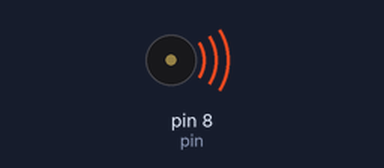
Recording of a sketch running on a simulated Arduino Uno, built with avr-gcc and run on an emulated ATmega328P. Parts: buzzer (waves = sounding).

Above: at 0.02 s.
At 2.88 s:
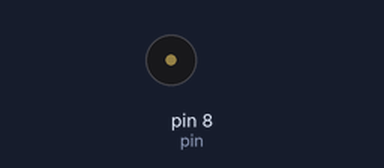
Timing chart, 0 to 3.2 s (numbered marks = the images above):
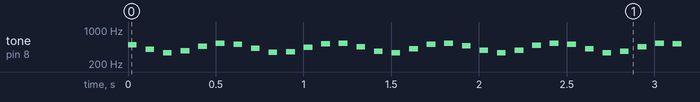

Measured:
- by itself, tone on pin 8 (pin): plays 494 Hz for 0.05 s, 398 Hz for 0.05 s, 341 Hz for 0.05 s, 374 Hz for 0.05 s, 468 Hz for 0.05 s, 536 Hz for 0.05 s … (1298 notes in this stretch)

The sketch:

009-sirena.ino
```cpp
#include <math.h>

int pin = 8;
int retraso = 50;
int contador = 0;
int tonomedio = 440;
int amplitud = 100;

void setup() {
  pinMode(pin,OUTPUT);

}

void loop() {
  contador++;
   tone(pin,tonomedio+cos(contador)*amplitud);
  delay(retraso);
  noTone(pin);
   delay(retraso);

}
```
